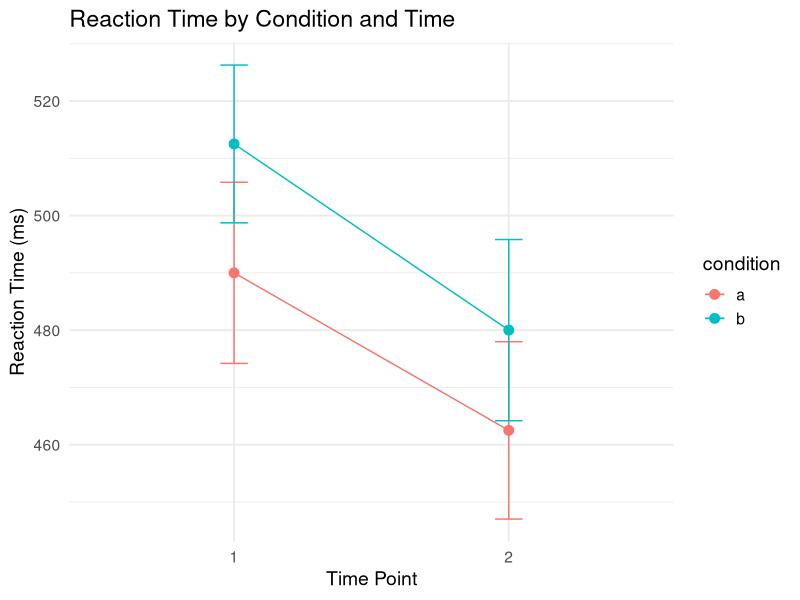

This figure's R source:
## ---- chunk 1
#| include: false
library(tidyverse)
## ---- chunk 2
#| echo: false
tibble(
  participant = c("P1", "P2", "P3"),
  pre_test = c(45, 52, 48),
  post_test = c(62, 58, 71)
) |>
  knitr::kable(caption = "Is this tidy?")
## ---- chunk 3
#| echo: false
tibble(
  participant = rep(c("P1", "P2", "P3"), each = 2),
  time = rep(c("pre", "post"), 3),
  score = c(45, 62, 52, 58, 48, 71)
) |>
  knitr::kable(caption = "Now it's tidy!")
## ---- chunk 4
wide_scores <- tibble(
  student = c("Alice", "Bob", "Carol"),
  fall_2024 = c(85, 78, 92),
  spring_2025 = c(88, 82, 95),
  fall_2025 = c(91, 85, 94)
)
wide_scores
## ---- chunk 5
messy_data <- tibble(
  id = 1:3,
  age_sex = c("25_M", "32_F", "28_F")
)
messy_data
## ---- chunk 6
weather <- tibble(
  id = c("MX001", "MX001", "MX002", "MX002"),
  year = c(2020, 2020, 2020, 2020),
  month = c(1, 2, 1, 2),
  element = c("tmax", "tmax", "tmin", "tmin"),
  value = c(85, 87, 32, 35)
)
weather
## ---- chunk 7
survey_wide <- tibble(
  participant = 1:3,
  bdi_1 = c(2, 1, 3),
  bdi_2 = c(1, 0, 2),
  bdi_3 = c(3, 2, 2),
  bdi_4 = c(2, 1, 1)
)
survey_wide
## ---- chunk 8
wide_scores |>
  pivot_longer(
    cols = fall_2024:fall_2025,  # Which columns to pivot
    names_to = "semester",        # New column for old column names
    values_to = "score"           # New column for values
  )
## ---- chunk 9
survey_wide |>
  pivot_longer(
    cols = starts_with("bdi"),
    names_to = "item",
    values_to = "response"
  )
## ---- chunk 10
# Scores at different time points
experiment_wide <- tibble(
  id = 1:3,
  score_t1 = c(100, 95, 110),
  score_t2 = c(105, 100, 115),
  score_t3 = c(108, 102, 120)
)
experiment_wide
## ---- chunk 11
experiment_wide |>
  pivot_longer(
    cols = starts_with("score"),
    names_to = "time",
    names_prefix = "score_",  # Remove this prefix from names
    values_to = "score"
  )
## ---- chunk 12
# Column names like "bdi_1", "anxiety_1", etc.
multi_scale <- tibble(
  id = 1:2,
  bdi_1 = c(2, 1), bdi_2 = c(1, 2),
  anxiety_1 = c(3, 2), anxiety_2 = c(2, 3)
)
multi_scale
## ---- chunk 13
multi_scale |>
  pivot_longer(
    cols = -id,
    names_to = c("scale", "item"),
    names_pattern = "(.+)_(.+)",  # Regex: anything_anything
    values_to = "response"
  )
## ---- chunk 14
# Calculate BDI total from long format
survey_wide |>
  pivot_longer(
    cols = starts_with("bdi"),
    names_to = "item",
    values_to = "response"
  ) |>
  group_by(participant) |>
  summarize(bdi_total = sum(response))
## ---- chunk 15
survey_wide
## ---- chunk 16
long_data <- tibble(
  participant = rep(1:3, each = 2),
  time = rep(c("pre", "post"), 3),
  score = c(45, 62, 52, 58, 48, 71)
)
long_data
## ---- chunk 17
long_data |>
  pivot_wider(
    names_from = time,   # Column to get new column names from
    values_from = score  # Column to get values from
  )
## ---- chunk 18
# Long data with multiple measures
long_multi <- tibble(
  id = rep(1:2, each = 2),
  time = rep(c("pre", "post"), 2),
  score = c(45, 62, 52, 58),
  rt = c(500, 480, 520, 490)
)
long_multi
## ---- chunk 19
long_multi |>
  pivot_wider(
    names_from = time,
    values_from = c(score, rt)  # Multiple columns!
  )
## ---- chunk 20
tibble(
  id = 1:3,
  age_sex = c("25_M", "32_F", "28_F"))|>
  separate_wider_delim(
    cols = age_sex,
    delim = "_",
    names = c("age", "sex")
  )
## ---- chunk 21
tibble(
  code = c("A123", "B456", "C789")
) |>
  separate_wider_regex(
    cols = code,
    patterns = c(letter = "[A-Z]", number = "[0-9]+")
  )
## ---- chunk 22
tibble(
  year = c(2024, 2024, 2025),
  month = c(1, 6, 1),
  day = c(15, 20, 10)
) |>
  unite(
    col = "date",       # New column name
    year, month, day,   # Columns to combine
    sep = "-"           # Separator
  )
## ---- chunk 23
# Data as you might receive it from SPSS
wide_rm <- tibble(
  subject = 1:4,
  cond_a_time1 = c(450, 520, 480, 510),
  cond_a_time2 = c(420, 490, 460, 480),
  cond_b_time1 = c(480, 540, 500, 530),
  cond_b_time2 = c(440, 510, 470, 500)
)
wide_rm
## ---- chunk 24
tidy_rm <- wide_rm |>
  pivot_longer(
    cols = -subject,
    names_to = c("condition", "time"),
    names_pattern = "cond_(.+)_time(.+)",
    values_to = "rt"
  )
tidy_rm
## ---- chunk 25
#| output-location: slide
#| fig-width: 10
#| fig-height: 5
tidy_rm |>
  ggplot(aes(x = time, y = rt, color = condition, group = condition)) +
  stat_summary(fun = mean, geom = "point", size = 3) +
  stat_summary(fun = mean, geom = "line") +
  stat_summary(fun.data = mean_se, geom = "errorbar", width = 0.1) +
  labs(
    title = "Reaction Time by Condition and Time",
    x = "Time Point",
    y = "Reaction Time (ms)"
  ) +
  theme_minimal(base_size = 14)
## ---- chunk 26
# Raw questionnaire data
quest <- tibble(
  pid = 1:3,
  anx_1 = c(3, 2, 4), anx_2 = c(2, 3, 3), anx_3 = c(4, 2, 5),
  dep_1 = c(2, 1, 3), dep_2 = c(3, 2, 4), dep_3 = c(2, 1, 3)
)

quest
## ---- chunk 27
#| ref.label: quest-sub
#| echo: false
## ---- chunk 28
# Students nested in classrooms
students <- tibble(
  classroom = rep(c("A", "B"), each = 3),
  student = 1:6,
  pretest = c(70, 75, 72, 68, 71, 69),
  posttest = c(80, 82, 78, 75, 79, 77)
)

students
## ---- chunk 29
# Tidy for analysis
students |>
  pivot_longer(
    cols = c(pretest, posttest),
    names_to = "time",
    values_to = "score"
  )
